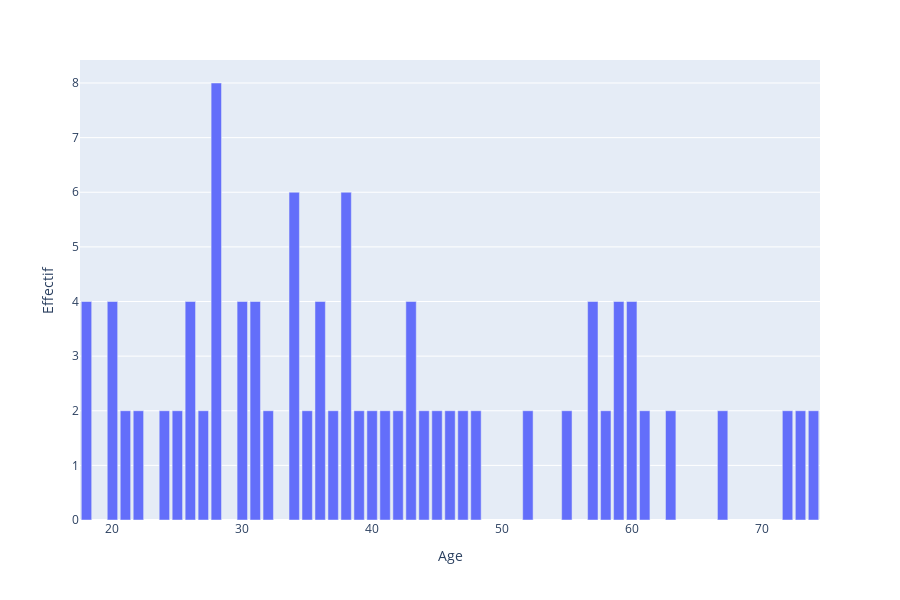

Source (notebook cell):
### Code cell
fig = px.bar(age_df, x='Age', y='Effectif')
fig.show()

### Figure 1 — Plotly figure (JSON) as saved in the notebook; plotly's stock layout.template omitted (floating-point values rounded to 4 significant figures)
{"data": [{"alignmentgroup": "True", "hoverlabel": {"namelength": 0}, "hovertemplate": "Age=%{x}<br>Effectif=%{y}", "legendgroup": "", "marker": {"color": "#636efa"}, "name": "", "offsetgroup": "", "orientation": "v", "showlegend": false, "textposition": "auto", "type": "bar", "x": [28, 34, 38, 57, 43, 20, 59, 60, 36, 31, 18, 26, 30, 73, 39, 55, 74, 40, 21, 35, 47, 42, 37, 25, 44, 41, 24, 67, 32, 27, 45, 72, 52, 63, 61, 46, 58, 22, 48], "xaxis": "x", "y": [8, 6, 6, 4, 4, 4, 4, 4, 4, 4, 4, 4, 4, 2, 2, 2, 2, 2, 2, 2, 2, 2, 2, 2, 2, 2, 2, 2, 2, 2, 2, 2, 2, 2, 2, 2, 2, 2, 2], "yaxis": "y"}], "layout": {"barmode": "relative", "height": 600, "legend": {"tracegroupgap": 0}, "margin": {"t": 60}, "xaxis": {"anchor": "y", "domain": [0, 1], "title": {"text": "Age"}}, "yaxis": {"anchor": "x", "domain": [0, 1], "title": {"text": "Effectif"}}}}
